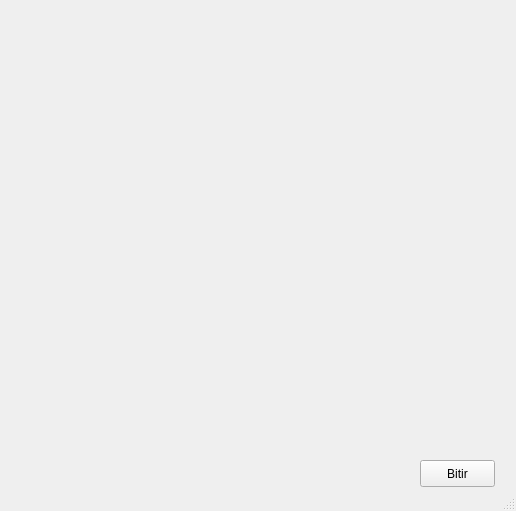
<ui version="4.0" >
 <class>endWindow</class>
 <widget class="QMainWindow" name="endWindow" >
  <property name="geometry" >
   <rect>
    <x>0</x>
    <y>0</y>
    <width>516</width>
    <height>511</height>
   </rect>
  </property>
  <property name="windowTitle" >
   <string>Son - Anatolya Kurulum</string>
  </property>
  <widget class="QWidget" name="centralwidget" >
   <widget class="QPushButton" name="nextButton" >
    <property name="geometry" >
     <rect>
      <x>420</x>
      <y>460</y>
      <width>75</width>
      <height>27</height>
     </rect>
    </property>
    <property name="text" >
     <string>Bitir</string>
    </property>
   </widget>
  </widget>
  <widget class="QStatusBar" name="statusbar" />
 </widget>
 <resources/>
 <connections/>
</ui>
